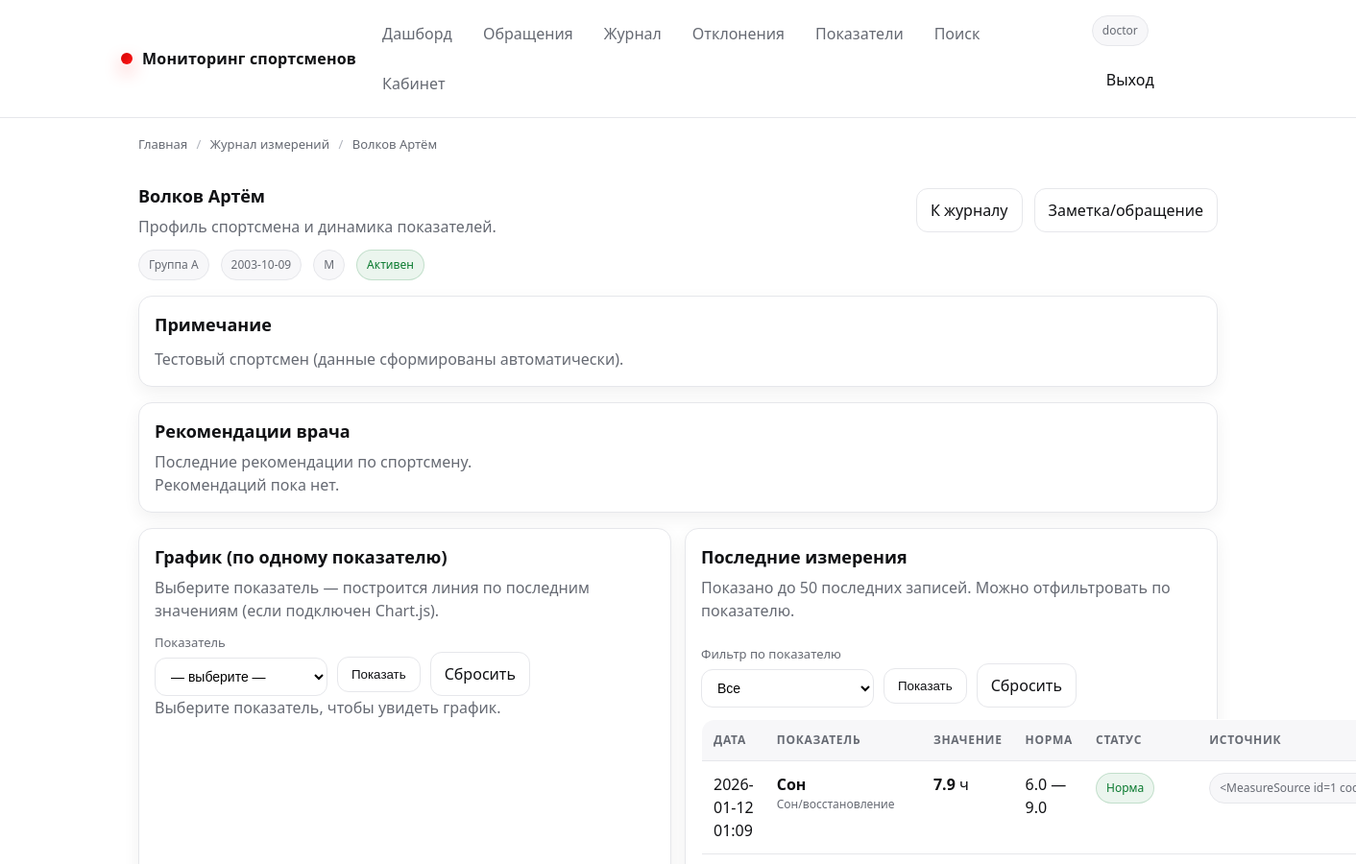
The page /products/7 (signed in, upper part) on the database as committed earlier.
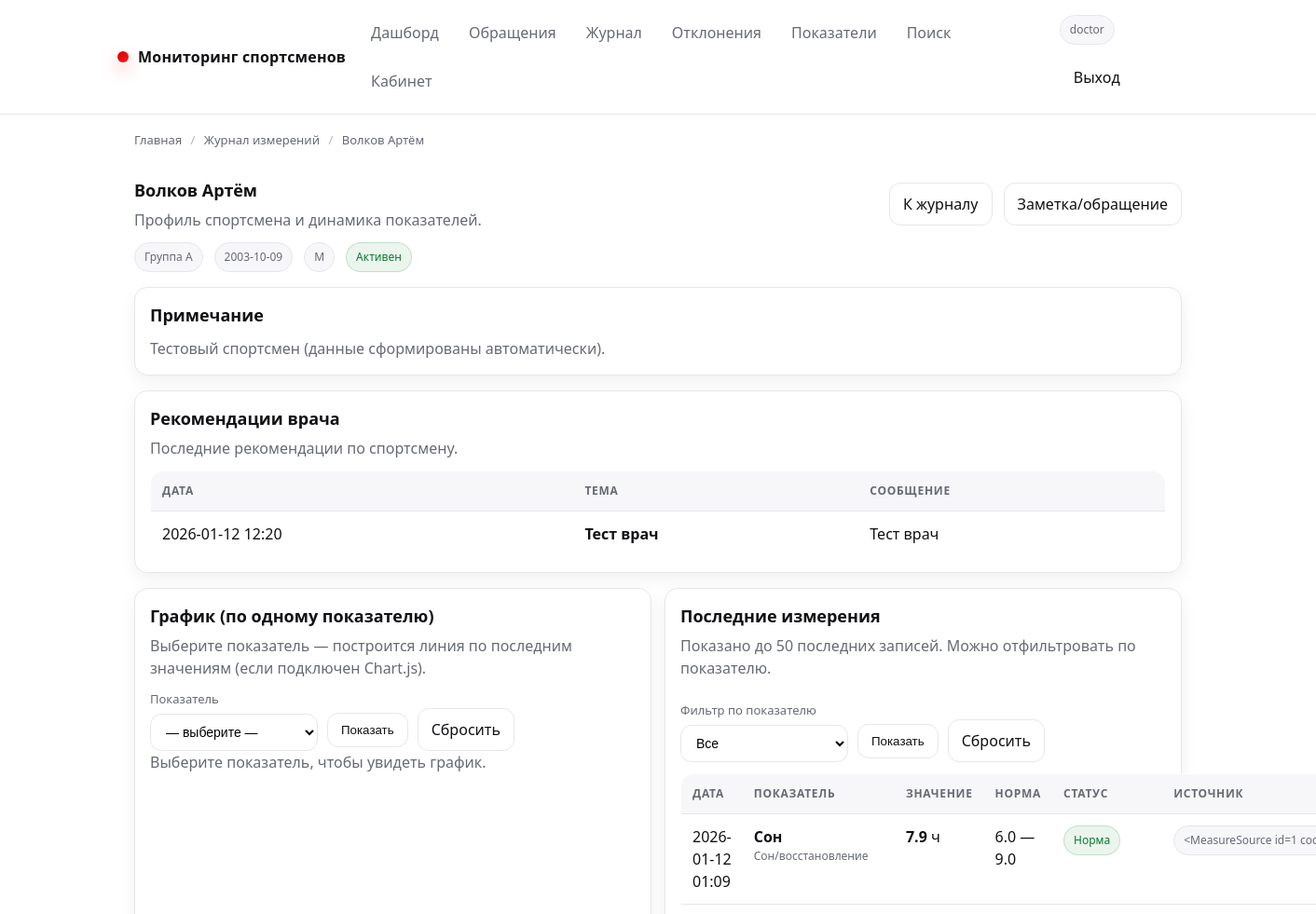
The same page on the database as committed later.
### app/models.py (models this page shows, shortened)
class Athlete(db.Model):
    __tablename__ = "athletes"
    id = db.Column(db.Integer, primary_key=True)
    user_id = db.Column(db.Integer, db.ForeignKey("users.id"), nullable=True, unique=True, index=True)
    user = db.relationship("User", back_populates="athlete", lazy="select")
    full_name = db.Column(db.String(180), nullable=False, index=True)
    birth_date = db.Column(db.Date, nullable=True)
    gender = db.Column(db.String(16), nullable=True)  # "M"/"F"/etc
    team_id = db.Column(db.Integer, db.ForeignKey("teams.id"), nullable=True, index=True)
    team = db.relationship("Team", back_populates="athletes", lazy="select")
    notes = db.Column(db.Text, nullable=True)
    created_at = db.Column(db.DateTime, nullable=False, default=datetime.utcnow)
    is_active = db.Column(db.Boolean, nullable=False, default=True)
    measurements = db.relationship(
        "Measurement",
        back_populates="athlete",
        cascade="all, delete-orphan",
        lazy="select",
    )
    feedback = db.relationship(
        "Feedback",
        back_populates="athlete",
        lazy="select",
    )
    norms = db.relationship(
        "AthleteIndicatorNorm",
        back_populates="athlete",
        cascade="all, delete-orphan",
        lazy="select",
    )

class Measurement(db.Model):
    __tablename__ = "measurements"
    id = db.Column(db.Integer, primary_key=True)
    athlete_id = db.Column(db.Integer, db.ForeignKey("athletes.id"), nullable=False, index=True)
    indicator_id = db.Column(db.Integer, db.ForeignKey("indicators.id"), nullable=False, index=True)
    measured_at = db.Column(db.DateTime, nullable=False, default=datetime.utcnow, index=True)
    value = db.Column(db.Float, nullable=False)
    source_id = db.Column(db.Integer, db.ForeignKey("measure_sources.id"), nullable=True, index=True)
    source = db.relationship("MeasureSource", back_populates="measurements", lazy="select")
    created_by_id = db.Column(db.Integer, db.ForeignKey("users.id"), nullable=True, index=True)
    created_at = db.Column(db.DateTime, nullable=False, default=datetime.utcnow)
    comment = db.Column(db.String(255), nullable=True)
    athlete = db.relationship("Athlete", back_populates="measurements", lazy="select")
    indicator = db.relationship("Indicator", back_populates="measurements", lazy="select")
    created_by = db.relationship("User", back_populates="measurements_created", lazy="select")
    alert = db.relationship(
        "Alert",
        back_populates="measurement",
        uselist=False,
        cascade="all, delete-orphan",
        lazy="select",
    )

class Indicator(db.Model):
    __tablename__ = "indicators"
    id = db.Column(db.Integer, primary_key=True)
    name = db.Column(db.String(120), nullable=False, index=True)
    unit = db.Column(db.String(32), nullable=True)
    category_id = db.Column(db.Integer, db.ForeignKey("indicator_categories.id"), nullable=True, index=True)
    category = db.relationship("IndicatorCategory", back_populates="indicators", lazy="select")
    norm_min = db.Column(db.Float, nullable=True)
    norm_max = db.Column(db.Float, nullable=True)
    is_active = db.Column(db.Boolean, nullable=False, default=True)
    created_at = db.Column(db.DateTime, nullable=False, default=datetime.utcnow)
    measurements = db.relationship(
        "Measurement",
        back_populates="indicator",
        cascade="all, delete-orphan",
        lazy="select",
    )
    norms = db.relationship(
        "AthleteIndicatorNorm",
        back_populates="indicator",
        lazy="select",
    )

class IndicatorCategory(db.Model):
    __tablename__ = "indicator_categories"
    id = db.Column(db.Integer, primary_key=True)
    name = db.Column(db.String(120), unique=True, nullable=False, index=True)
    parent_id = db.Column(db.Integer, db.ForeignKey("indicator_categories.id"), nullable=True)
    parent = db.relationship("IndicatorCategory", remote_side=[id], backref="children")
    created_at = db.Column(db.DateTime, nullable=False, default=datetime.utcnow)
    indicators = db.relationship("Indicator", back_populates="category", lazy="select")

class MeasureSource(db.Model):
    __tablename__ = "measure_sources"
    id = db.Column(db.Integer, primary_key=True)
    name = db.Column(db.String(120), nullable=False)
    code = db.Column(db.String(32), unique=True, nullable=False, index=True)  # manual/csv/device/1c
    is_active = db.Column(db.Boolean, nullable=False, default=True)
    created_at = db.Column(db.DateTime, nullable=False, default=datetime.utcnow)
    measurements = db.relationship("Measurement", back_populates="source", lazy="select")
    def __repr__(self) -> str:
        return f"<MeasureSource id={self.id} code={self.code!r}>"

class Feedback(db.Model):
    __tablename__ = "feedback"
    id = db.Column(db.Integer, primary_key=True)
    athlete_id = db.Column(db.Integer, db.ForeignKey("athletes.id"), nullable=True, index=True)
    author_id = db.Column(db.Integer, db.ForeignKey("users.id"), nullable=True, index=True)
    kind = db.Column(db.String(32), nullable=False, default=FEEDBACK_KIND_NOTE, index=True)
    status = db.Column(db.String(32), nullable=False, default=ALERT_STATUS_OPEN, index=True)  # open/closed
    title = db.Column(db.String(160), nullable=False)
    message = db.Column(db.Text, nullable=False)
    created_at = db.Column(db.DateTime, nullable=False, default=datetime.utcnow, index=True)
    closed_at = db.Column(db.DateTime, nullable=True)
    athlete = db.relationship("Athlete", back_populates="feedback", lazy="select")
    author = db.relationship("User", back_populates="feedback_created", lazy="select")

### app/routes.py (the view)
@bp.get("/products/<int:athlete_id>")
@login_required
def product(athlete_id: int):
    athlete = Athlete.query.get_or_404(athlete_id)
    if is_user(current_user):
        athlete_profile = getattr(current_user, "athlete", None)
        if not athlete_profile or athlete_profile.id != athlete.id:
            abort(403)
    elif is_coach(current_user):
        team_ids = get_coach_team_ids(current_user)
        if team_ids and athlete.team_id not in team_ids:
            abort(403)
    elif not is_staff(current_user):
        abort(403)
    last_measurements = (
        Measurement.query
        .filter_by(athlete_id=athlete.id)
        .join(Measurement.indicator)
        .order_by(Measurement.measured_at.desc())
        .limit(50)
        .all()
    )
    indicators = Indicator.query.filter_by(is_active=True).order_by(Indicator.name.asc()).all()
    doctor_recommendations = (
        Feedback.query
        .join(Feedback.author)
        .filter(Feedback.athlete_id == athlete.id)
        .filter(User.role == ROLE_DOCTOR)
        .order_by(Feedback.created_at.desc())
        .limit(10)
        .all()
    )
    if is_user(current_user):
        bc = crumbs(
            ("Главная", url_for("routes.index")),
            ("Личный кабинет", url_for("cabinet.cabinet_home")),
            (athlete.full_name, ""),
        )
    else:
        bc = crumbs(
            ("Главная", url_for("routes.index")),
            ("Журнал измерений", url_for("routes.catalog")),
            (athlete.full_name, ""),
        )
    return render_template(
        "athlete.html",  # было: product.html
        breadcrumbs=bc,
        athlete=athlete,
        last_measurements=last_measurements,
        indicators=indicators,
        doctor_recommendations=doctor_recommendations,
    )

### app/__init__.py (called while the page is built)
@login_manager.user_loader
def load_user(user_id: str):
    try:
        return db.session.get(User, int(user_id))
    except Exception:
        return None

### app/models.py (called while the page is built)
    def has_role(self, *roles: str) -> bool:
        return self.role in roles

### app/permissions.py (called while the page is built)
def _is_active_user(user: Optional[User]) -> bool:
    return bool(user and getattr(user, "is_authenticated", False) and getattr(user, "is_active", True))

def has_role(user: Optional[User], *roles: str) -> bool:
    if not _is_active_user(user):
        return False
    return bool(getattr(user, "has_role", lambda *_: False)(*roles))

def is_admin(user: Optional[User]) -> bool:
    return has_role(user, ROLE_ADMIN)

def is_doctor(user: Optional[User]) -> bool:
    return has_role(user, ROLE_DOCTOR)

def is_coach(user: Optional[User]) -> bool:
    return has_role(user, ROLE_COACH)

def is_operator(user: Optional[User]) -> bool:
    return has_role(user, ROLE_OPERATOR)

def is_user(user: Optional[User]) -> bool:
    return has_role(user, ROLE_USER)

def is_staff(user: Optional[User]) -> bool:
    return has_role(user, ROLE_ADMIN, ROLE_DOCTOR, ROLE_COACH, ROLE_OPERATOR)

### app/templates/athlete.html (shortened to what the changed rows need)
{% extends "base.html" %}
{% set selected_indicator_id = request.args.get('indicator_id', type=int) %}
{% set period = request.args.get('period', '') %}
{% block content %}
  <div class="row space-between">
    <div>
      <h1 class="card__title" style="margin:0;">{{ athlete.full_name }}</h1>
      <p class="card__subtitle" style="margin:6px 0 0;">
        Профиль спортсмена и динамика показателей.
      </p>
    </div>
  </div>
  <div class="row mt-12">
    <span class="badge" data-tip="Команда/группа">{{ athlete.team.name if athlete.team else "Команда: —" }}</span>
    {% if athlete.birth_date %}
      <span class="badge" data-tip="Дата рождения">{{ athlete.birth_date.strftime('%Y-%m-%d') }}</span>
    {% endif %}
    {% if athlete.gender %}
      <span class="badge" data-tip="Пол">{{ athlete.gender }}</span>
    {% endif %}
    {% if athlete.is_active %}
      <span class="badge badge--ok">Активен</span>
    {% else %}
      <span class="badge badge--warn">Неактивен</span>
    {% endif %}
  </div>
  {% if athlete.notes %}
    <div class="card mt-16">
      <div class="card__body">
        <h2 class="card__title">Примечание</h2>
        <p class="card__subtitle" style="margin-top:10px;">{{ athlete.notes }}</p>
      </div>
    </div>
  {% endif %}
  <div class="card mt-16">
    <div class="card__body">
      <h2 class="card__title">Рекомендации врача</h2>
      <p class="card__subtitle" style="margin-top:6px;">
        Последние рекомендации по спортсмену.
      </p>
      {% if doctor_recommendations and doctor_recommendations|length > 0 %}
        <table class="table mt-12">
          <thead>
            <tr>
              <th>Дата</th>
              <th>Тема</th>
              <th>Сообщение</th>
            </tr>
          </thead>
          <tbody>
            {% for r in doctor_recommendations %}
              <tr>
                <td>{{ r.created_at.strftime('%Y-%m-%d %H:%M') }}</td>
                <td><b>{{ r.title }}</b></td>
                <td>{{ r.message }}</td>
              </tr>
            {% endfor %}
          </tbody>
        </table>
      {% else %}
        <p class="mt-12" style="margin:0; color: var(--muted);">Рекомендаций пока нет.</p>
      {% endif %}
    </div>
  </div>
  <div class="grid grid--2 mt-16">
    <div class="card">
      <div class="card__body">
        <h2 class="card__title">График (по одному показателю)</h2>
      </div>
    </div>
    <div class="card">
      <div class="card__body">
        <div class="row space-between">
          <div>
            <h2 class="card__title">Последние измерения</h2>
          </div>
        </div>
        {% set shown = 0 %}
        <table class="table mt-12">
          <thead>
            <tr>
              <th>Дата</th>
              <th>Показатель</th>
              <th>Значение</th>
              <th>Норма</th>
              <th>Статус</th>
              <th>Источник</th>
            </tr>
          </thead>
          <tbody>
            {% for m in last_measurements %}
              {% if (not selected_indicator_id) or (m.indicator_id == selected_indicator_id) %}
                {% set nmin = m.indicator.norm_min %}
                {% set nmax = m.indicator.norm_max %}
                {% set is_bad = ((nmin is not none and m.value < nmin) or (nmax is not none and m.value > nmax)) %}
                <tr>
                  <td>{{ m.measured_at.strftime('%Y-%m-%d %H:%M') }}</td>
                  <td>
                    <b>{{ m.indicator.name }}</b>
                    <div style="color:var(--muted); font-size:12px;">
                      {{ m.indicator.category.name if m.indicator.category else "—" }}
                    </div>
                  </td>
                  <td><b>{{ m.value }}</b> {{ m.indicator.unit or "" }}</td>
                  <td>
                    {% if nmin is not none or nmax is not none %}
                      {{ nmin if nmin is not none else "—" }} — {{ nmax if nmax is not none else "—" }}
                    {% else %}
                      —
                    {% endif %}
                  </td>
                  <td>
                    {% if is_bad %}
                      <span class="badge badge--bad">Отклонение</span>
                    {% else %}
                      <span class="badge badge--ok">Норма</span>
                    {% endif %}
                  </td>
                  <td>
                    <span class="badge">{{ m.source or "—" }}</span>
                  </td>
                </tr>
              {% endif %}
            {% endfor %}
          </tbody>
        </table>
      </div>
    </div>
  </div>
{% endblock %}

### app/templates/partials/_breadcrumbs.html
{% if breadcrumbs %}
  <div class="breadcrumbs">
    <div class="container">
      {% for item in breadcrumbs %}
        {% if item.url %}
          <a href="{{ item.url }}">{{ item.title }}</a>
        {% else %}
          <span>{{ item.title }}</span>
        {% endif %}
        {% if not loop.last %}
          <span class="breadcrumbs__sep">/</span>
        {% endif %}
      {% endfor %}
    </div>
  </div>
{% endif %}

Rows that differ between the two databases and show on the page:
added Feedback: created_at "2026-01-12 12:20", title "Тест врач", message "Тест врач"
Other text that changed with them:
text no longer shown: "Рекомендаций пока нет."
text now shown: "ДАТА ТЕМА СООБЩЕНИЕ"
